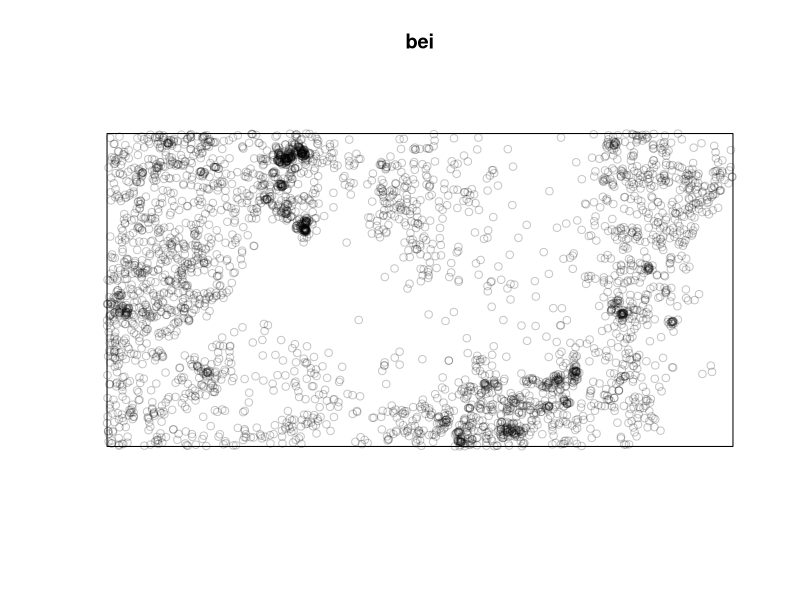
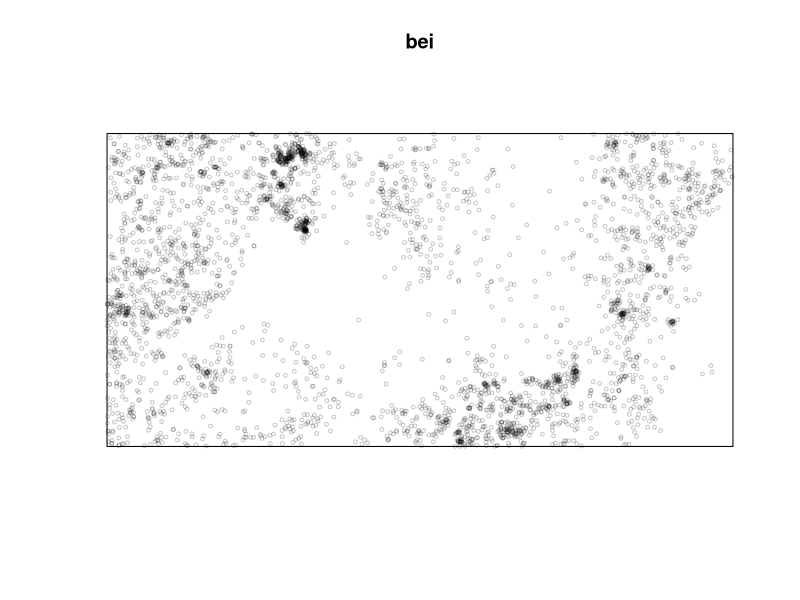
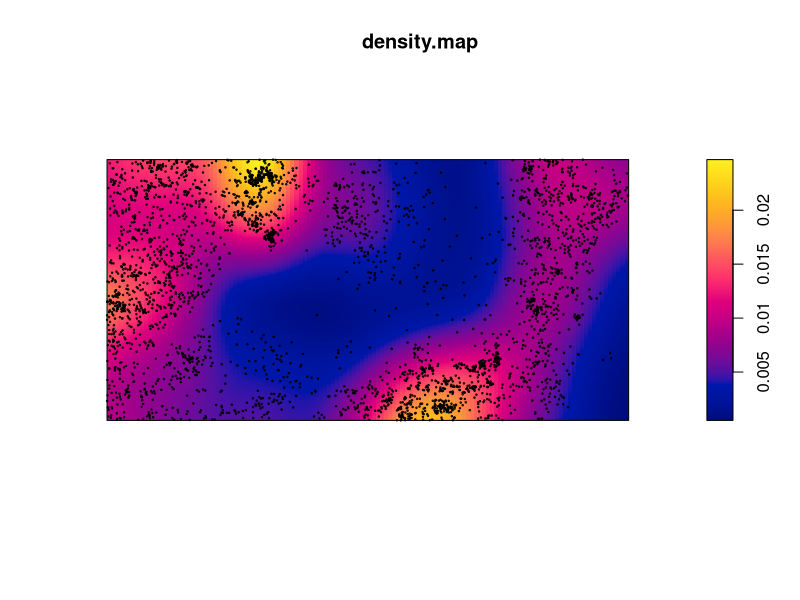
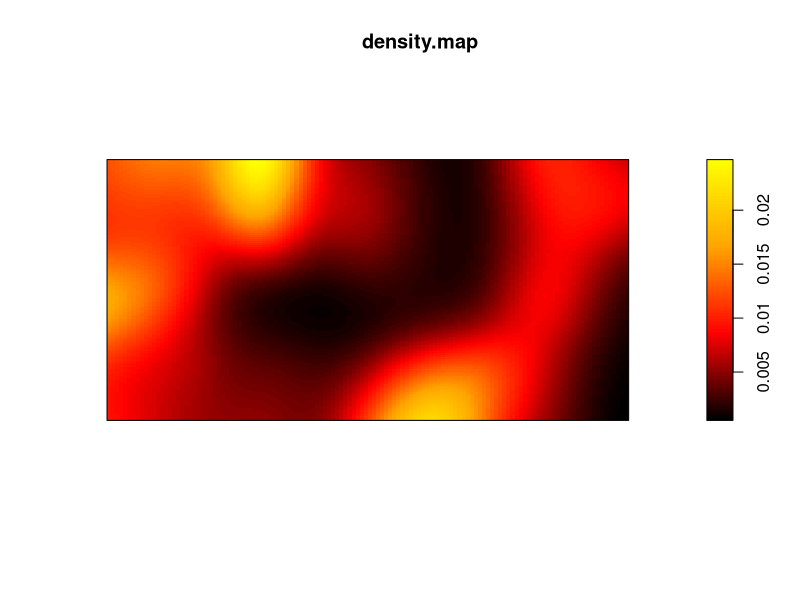
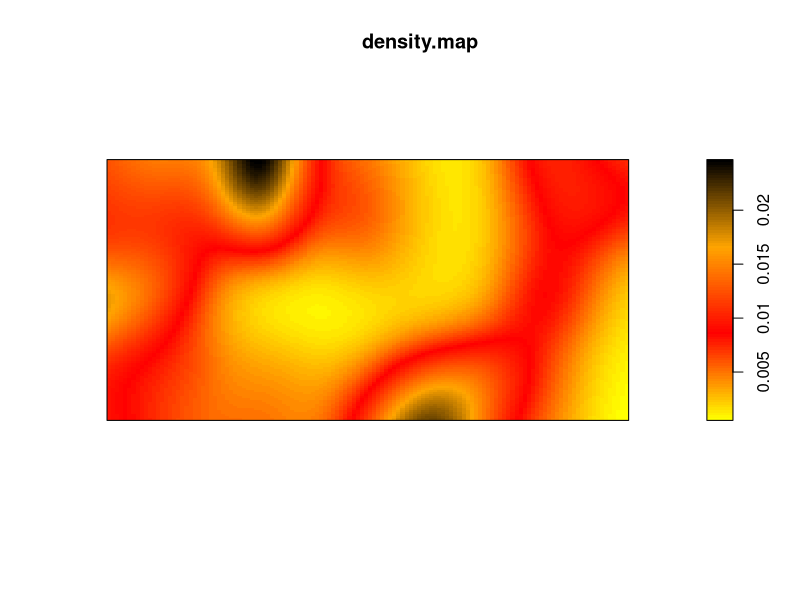
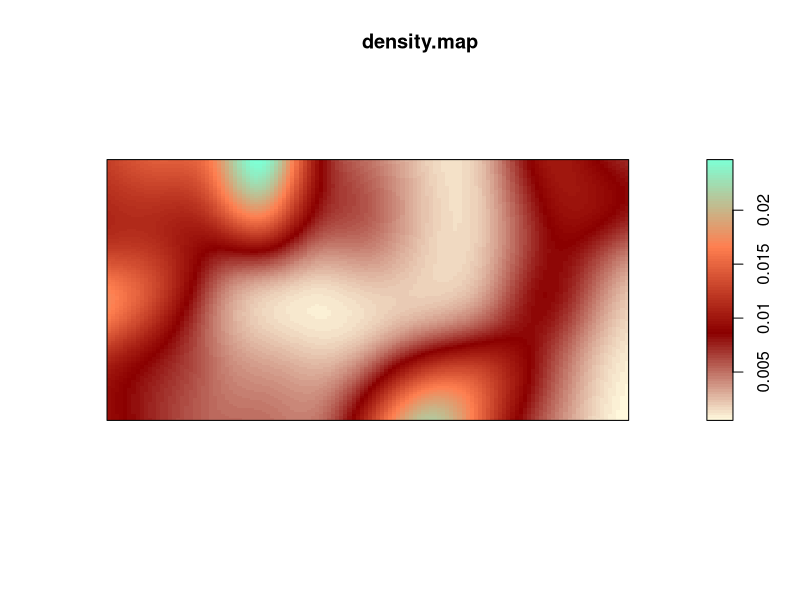
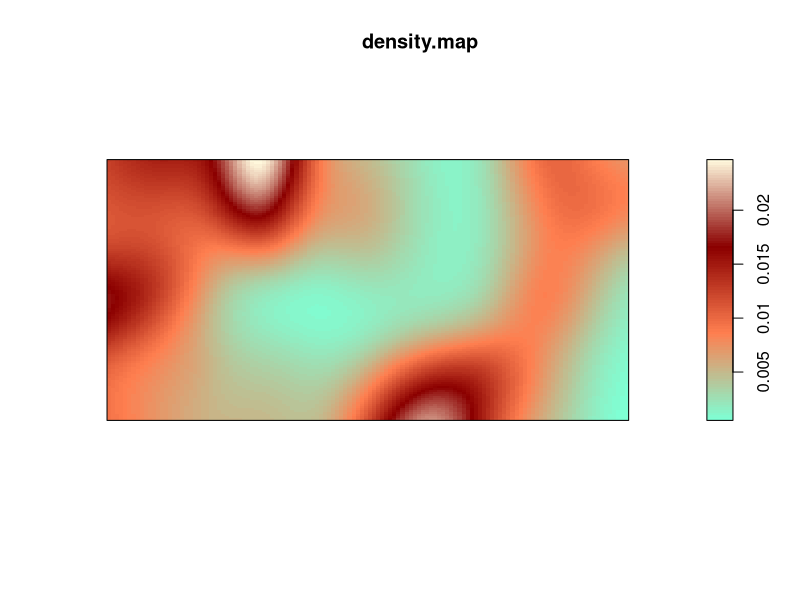
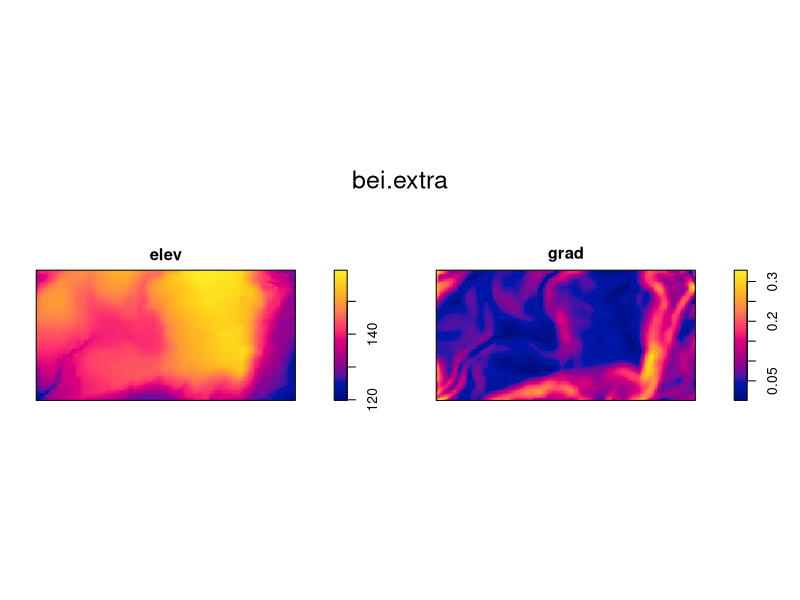

The R script that drew these images, in order:
##give a look at "code from 0.2population" in professor github account

#Code related to population ecology

install.packages("spatstat")
library(spatstat)
library(terra)

#we will use the bei data set
plot(bei)
#on the environment we can se thousands of points, which represent
#the monitored number of trees in the Amazonia

#HOW TO CHANGE THE DOTS SIZE?
#we use the "cex" function
plot(bei, cex=0.5)
#this is a density map, how to calculate it as a continuous image?
#we consider each group of dots as a single unit
#each unit is going to be more or less dense according to the number
#of dots present in that area

#HOW TO PASS FROM POINTS TO CONTINUOUS SURFACE? 
#WE USE THE INTERPOLATION
#we use the "density" function to create the density map and we rename it
density.map <- density(bei)
density.map
#on the console is it shown that now we are working with pixels
#in this way we can now plot the density map
plot(density.map)
#blue is low density instead yellow is high density

#HOW TO PUT THE POINTS ON THE TOP OF THE DENSITY MAP?
#we use the "points" function, but not creating a new variable just adding it to the past "bei" plot
points(bei, cex=0.2)

#HOW TO CHANGE THE DENSITY MAP COLORS?
#We will use the "colorRampPalette" and concatenate the colors
#100 is the gradient
cl <- colorRampPalette(c("black", "red", "orange", "yellow"))(100)
plot(density.map, col=cl)

cl2 <-colorRampPalette(c("yellow", "red", "orange", "black"))(100)
plot(density.map, col=cl2)

#EXERCISE
#To built a new color palette
cl.ex <-colorRampPalette(c("cornsilk","darkred", "coral", "aquamarine"))(100)
plot(density.map, col=cl.ex)

cl.ex2 <-colorRampPalette(c("aquamarine", "coral", "darkred", "cornsilk"))(100)
plot(density.map, col=cl.ex2)

#HOW TO HAVE AN ADDITION VARIABLE?
#We use the "extra", in our case we will add the "elevation" to the gradiant
plot(bei.extra)

#We set the elevation into an element which we call elev and we plot it
#we will obtain only the elevation plot
elev <- bei.extra[[1]] #bei.extra$elev
plot(elev)

#HOW TO PLOT SEVERAL THINGS ALL TOGETHER?
#This is called "multiframe" argument
#the function that we are going to use is called "par"
#we will state how many rows and coloumns we want to plot inside
#the second frame, contained in the first one

par(mfrow=c(1,2))
plot(density.map)
plot(elev) #run all the elements together

par(mfrow=c(2,1))
plot(density.map)
plot(elev)

par(mfrow=c(1,2))
plot(density.map, col=cl.ex)
plot(density.map, col=cl.ex2)

par(mfrow=c(1,2))
plot(density.map, col=cl)
plot(density.map, col=cl2)

#EXERCISE
#Run three elements
par(mfrow=c(1,3))
plot(bei)
plot(density.map)
plot(elev)
